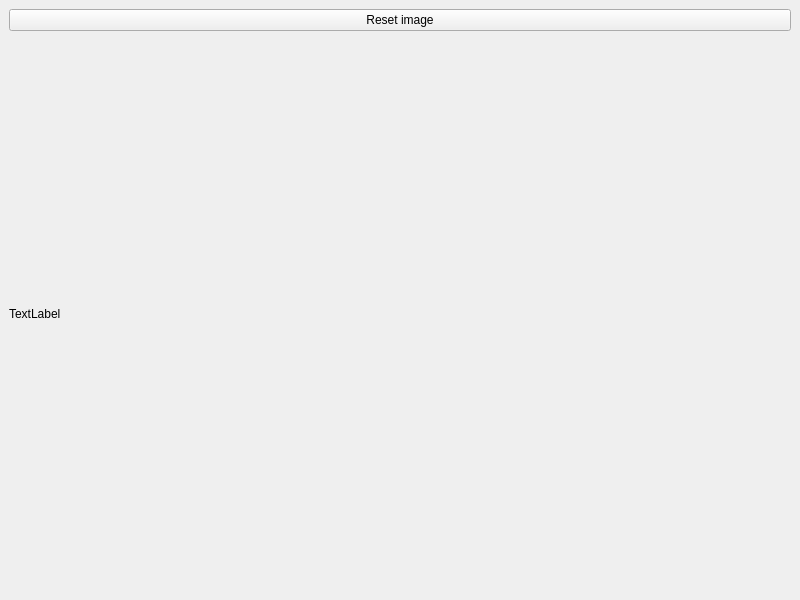
<?xml version="1.0" encoding="UTF-8"?>
<ui version="4.0">
 <class>QTOpenCVTest</class>
 <widget class="QMainWindow" name="QTOpenCVTest">
  <property name="geometry">
   <rect>
    <x>0</x>
    <y>0</y>
    <width>800</width>
    <height>600</height>
   </rect>
  </property>
  <property name="windowTitle">
   <string>MainWindow</string>
  </property>
  <widget class="QWidget" name="centralwidget">
   <layout class="QVBoxLayout" name="verticalLayout">
    <item>
     <widget class="QPushButton" name="pushButton">
      <property name="text">
       <string>Reset image</string>
      </property>
     </widget>
    </item>
    <item>
     <widget class="QLabel" name="imgLabel">
      <property name="minimumSize">
       <size>
        <width>1</width>
        <height>1</height>
       </size>
      </property>
      <property name="text">
       <string>TextLabel</string>
      </property>
     </widget>
    </item>
   </layout>
  </widget>
  <widget class="QMenuBar" name="menubar">
   <property name="geometry">
    <rect>
     <x>0</x>
     <y>0</y>
     <width>800</width>
     <height>22</height>
    </rect>
   </property>
  </widget>
 </widget>
 <resources/>
 <connections/>
</ui>
